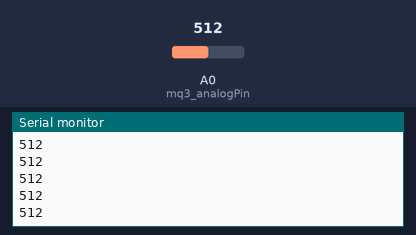
The sketch below on a simulated Arduino Uno, built with avr-gcc and run on an emulated ATmega328P. On the bench: the last lines printed to the serial monitor. Inputs (shaded band) come from the test bench; at power-on: A0 (mq3_analogPin) = 512.

Above: at 1.2 s.
1.3 s: A0 (mq3_analogPin) set to 716
At 1.31 s:
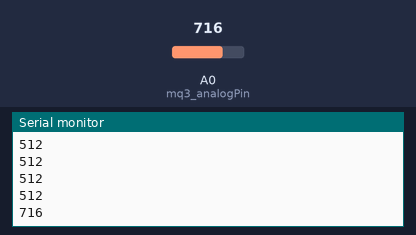
2.8 s: A0 (mq3_analogPin) set to 900
At 2.81 s:
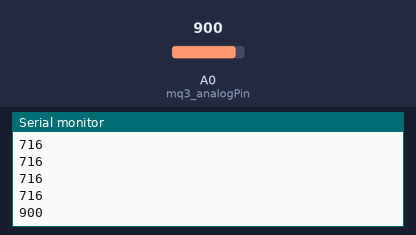
Timing chart, 0 to 5.8 s (numbered marks = the images above; inputs shaded):
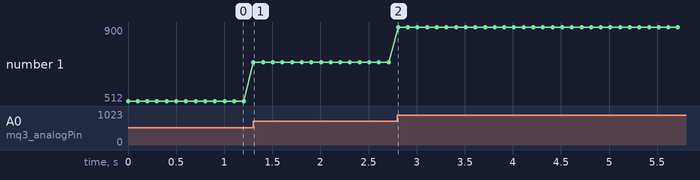

The sketch:

mq-3-alcohol-sensor.ino
```cpp
int mq3_analogPin = A0; // connected to the output pin of MQ3

void setup(){
  Serial.begin(9600); // open serial at 9600 bps
}

void loop()
{
  // give ample warmup time for readings to stabilize

  int mq3_value = analogRead(mq3_analogPin);
  Serial.println(mq3_value);

  delay(100); //Just here to slow down the output.
}
```

Measured:
- after the input at 1.3 s, the serial monitor: prints a new line at once (image 1)
- after the input at 2.8 s, the serial monitor: prints a new line at once (image 2)
- plotted number 1: 512 → 716 after the input at 1.3 s, 716 → 900 after the input at 2.8 s
